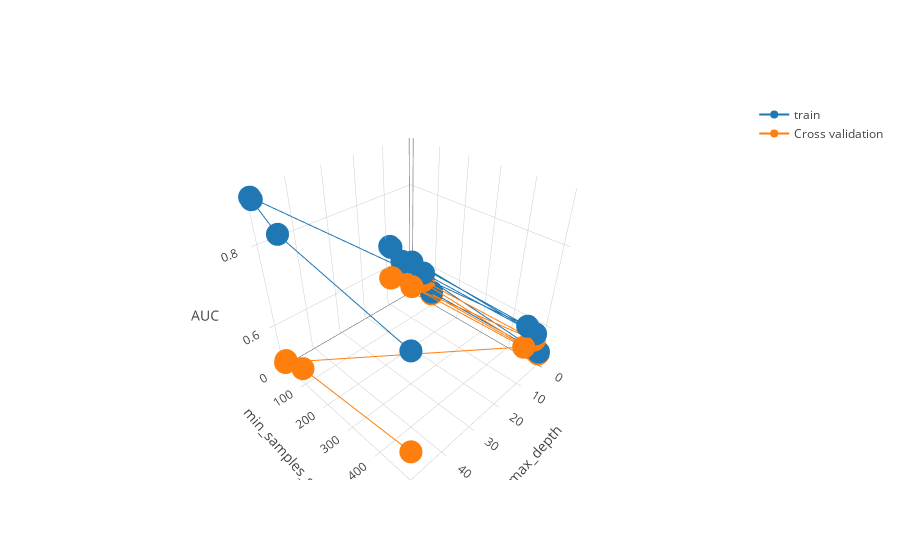

Notebook cell for this chart:
### Code cell
results = results.sort_values(by=['param_max_depth','param_min_samples_split'])
train_auc= results['mean_train_score']
cv_auc = results['mean_test_score']
d =  results['param_max_depth']
s =  results['param_min_samples_split']
# https://plot.ly/python/3d-axes/
trace1 = go.Scatter3d(x=d,y=s,z=train_auc, name = 'train')
trace2 = go.Scatter3d(x=d,y=s,z=cv_auc, name = 'Cross validation')
data = [trace1, trace2]

layout = go.Layout(scene = dict(
        xaxis = dict(title='max_depth'),
        yaxis = dict(title='min_samples_split'),
        zaxis = dict(title='AUC'),))

fig = go.Figure(data=data, layout=layout)
offline.iplot(fig, filename='3d-scatter-colorscale')

### Figure 1 — Plotly figure (JSON) as saved in the notebook; plotly's stock layout.template omitted (floating-point values rounded to 4 significant figures)
{"data": [{"name": "train", "type": "scatter3d", "uid": "af142c0e-7c85-4da3-8cc4-e77b71f866d8", "x": [1, 1, 1, 1, 5, 5, 5, 5, 10, 10, 10, 10, 50, 50, 50, 50], "y": [5, 10, 100, 500, 5, 10, 100, 500, 5, 10, 100, 500, 5, 10, 100, 500], "z": [0.5309, 0.5309, 0.5309, 0.5309, 0.6071, 0.6071, 0.6062, 0.6042, 0.6684, 0.6673, 0.6568, 0.6492, 0.9015, 0.898, 0.8568, 0.7982]}, {"name": "Cross validation", "type": "scatter3d", "uid": "60676ec5-6705-4d5d-a59b-df55b10a0405", "x": [1, 1, 1, 1, 5, 5, 5, 5, 10, 10, 10, 10, 50, 50, 50, 50], "y": [5, 10, 100, 500, 5, 10, 100, 500, 5, 10, 100, 500, 5, 10, 100, 500], "z": [0.5252, 0.5252, 0.5252, 0.5252, 0.5825, 0.5826, 0.5834, 0.587, 0.5743, 0.5774, 0.5853, 0.5931, 0.4985, 0.5075, 0.5339, 0.5693]}], "layout": {"scene": {"xaxis": {"title": {"text": "max_depth"}}, "yaxis": {"title": {"text": "min_samples_split"}}, "zaxis": {"title": {"text": "AUC"}}}}}
